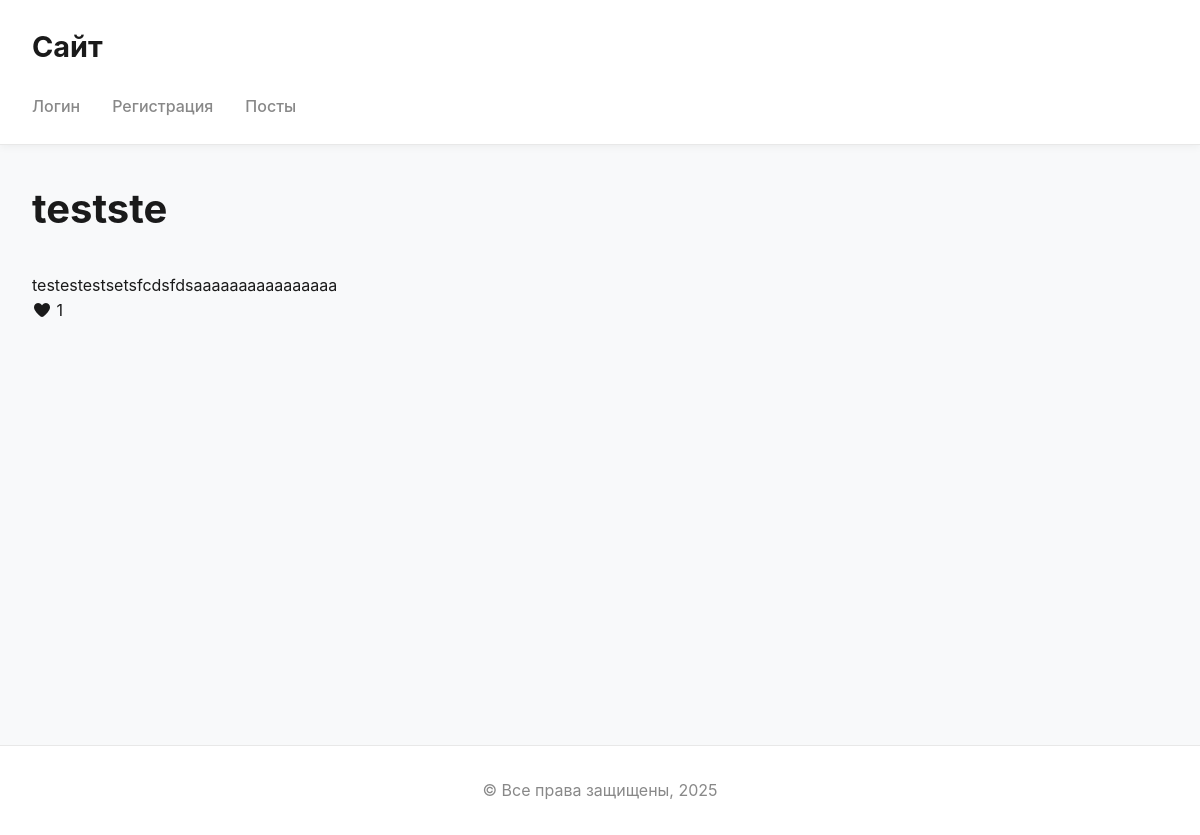
Page /posts/4 on the earlier database version.
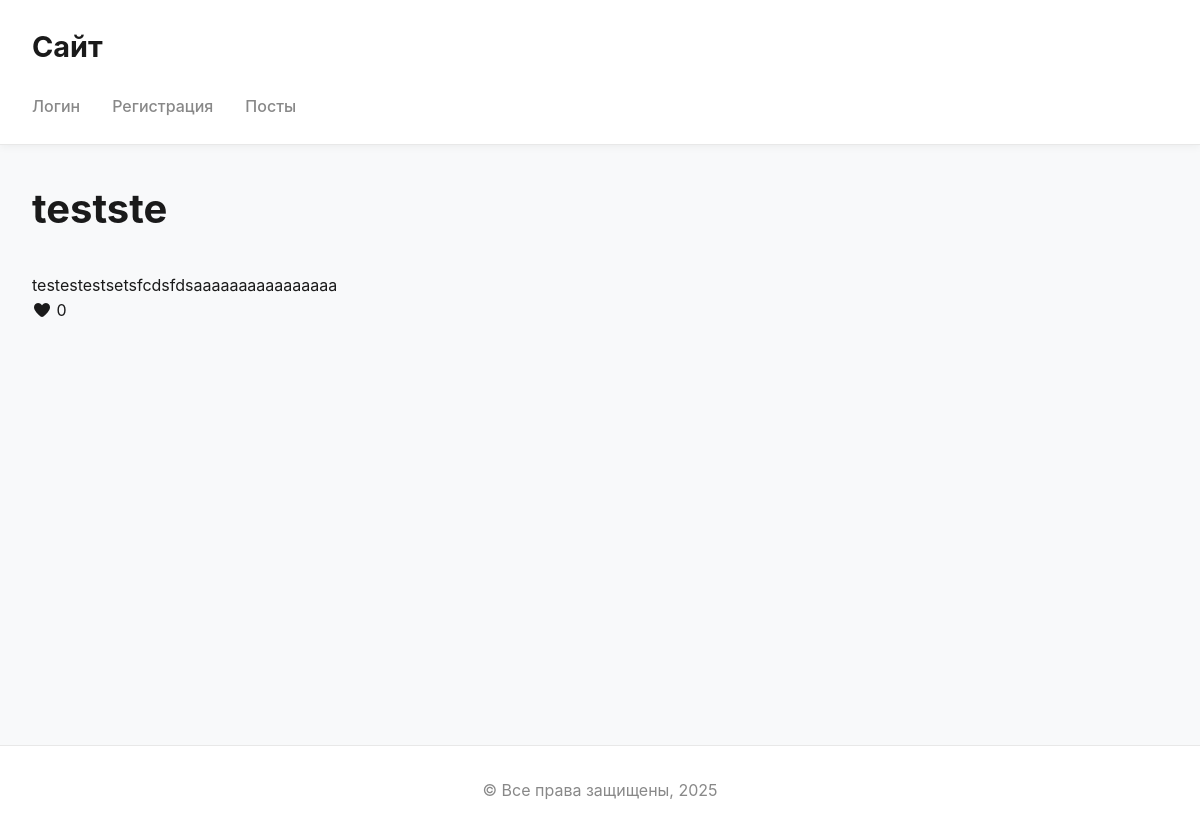
Same page on the later database version.
### tables this page shows
CREATE TABLE posts (
            id INTEGER PRIMARY KEY AUTOINCREMENT,
            title TEXT NOT NULL,
            content TEXT NOT NULL,
            views INTEGER DEFAULT 0,
            likes INTEGER DEFAULT 0,
            created_at TIMESTAMP DEFAULT CURRENT_TIMESTAMP,
            updated_at TIMESTAMP DEFAULT CURRENT_TIMESTAMP,
            author_id INTEGER,
            FOREIGN KEY(author_id) REFERENCES users(id) ON DELETE SET NULL
            );

### controllers/posts.py (the view)
    def show(self, post_id):
        conn = self.get_db()
        model = Post(conn)
        post = model.get(post_id)
        if not post:
            return render_template("errors/404.html", title="Не найдено")
        model.increment_views(post_id)
        post["views"] += 1
        return render_template(
            "posts/show.html", title=post["title"], post=post,
        )

### app.py (called while the page is built)
@app.before_request
def load_user():
    auth_controller.load_user()

### app_core/app.py (called while the page is built)
    def open_db(self):
        if "_db" not in g:
            g._db = sqlite3.connect(self.db_path)
            g._db.row_factory = sqlite3.Row

    def get_db(self):
        return g._db

### controllers/auth.py (called while the page is built, shortened)
    def load_user(self):
        g.user = None
        sid = request.cookies.get(COOKIE_NAME)
        return redirect(url_for('posts.index'))

### models/post.py (called while the page is built)
    def get(self, post_id):
        cur = self.conn.execute(
            """SELECT *
               FROM posts
               WHERE id = ?""", [post_id],
        )
        row = cur.fetchone()
        return dict(row) if row else None

    def increment_views(self, post_id):
        cur = self.conn.execute(
            """
            UPDATE posts
            SET views = views + 1
            WHERE id = ?
            """,
            [post_id],
        )
        self.conn.commit()
        return cur.rowcount > 0

### templates/posts/show.html (shortened to what this page needs)
{% extends "base.html" %}
{% block content %}
    <h1>{{ post['title'] }}</h1>
    <p>{{ post['content'] }}</p>
    {% if g.user %}
        <div class="like-btn">
            <button class="like-btn__btn" data-post-id="{{ post['id'] }}" type="button">
                <i class="like-icon fa-solid fa-heart"></i>
                <span class="like-count">{{ post['likes'] }}</span>
            </button>
        </div>
    {% else %}
        <div>
            <i class="fa-solid fa-heart"></i>
            <span class="like-count">{{ post['likes'] }}</span>
        </div>
    {% endif %}
{% endblock %}

Differences in the rows shown:
changed posts "testste": likes "1" → "0"
